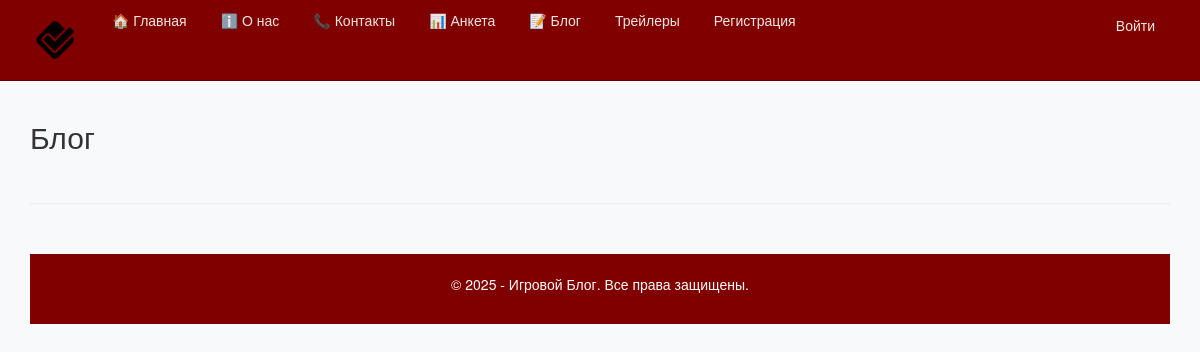
The page /blog/ on the database as committed earlier.
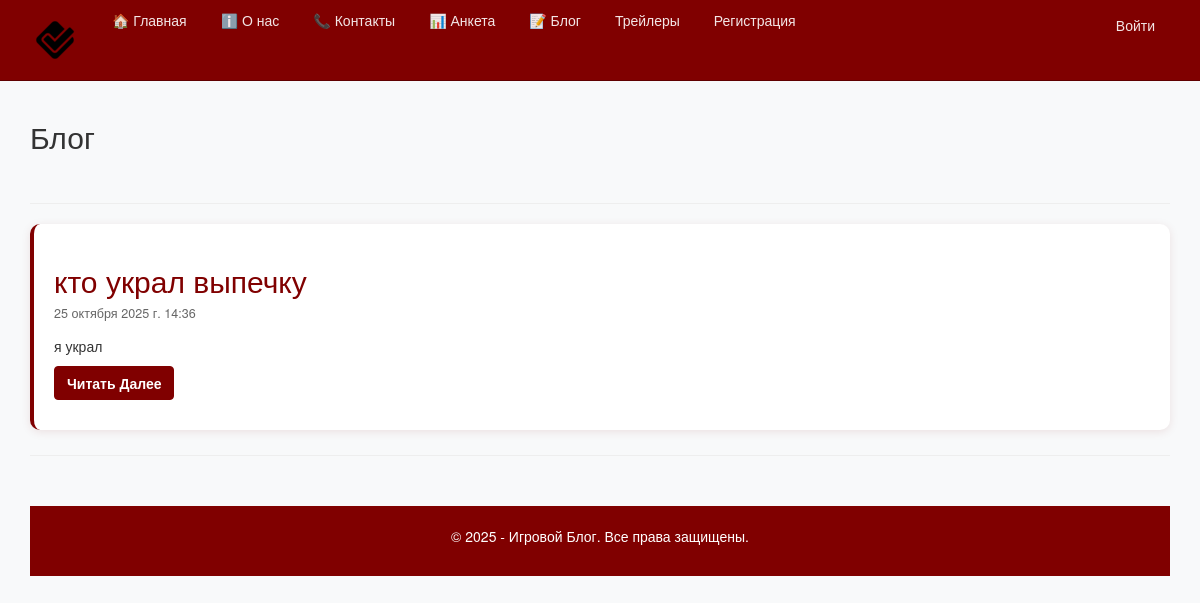
The same page on the database as committed later.
### app/models.py (models this page shows, shortened)
class Blog(models.Model):
    title = models.CharField(max_length= 100, unique_for_date="posted", verbose_name="Заголовок")
    description = models.TextField(verbose_name="Краткое содержание")
    content = models.TextField(verbose_name="Полное содержание")
    posted = models.DateTimeField(default=datetime.now(), db_index=True, verbose_name="Опубликована")
    image = models.FileField(default='temp.jpg', verbose_name= "Путь к картинке")
    class Meta:
        db_table = "Posts" #Имя таблицы для модели
        ordering = ["-posted"]#порядок сортировки данных в модели
        verbose_name = "статья блога"
        verbose_name_plural = "статьи блога"

### app/views.py (the view)
# urls.py: path('blog/', views.blog, name='blog'),
def blog (request):
    posts = Blog.objects.all()
    assert isinstance(request, HttpRequest)
    return render(
        request,
        'app/blog.html',
        {
            'title':'Блог',
            'posts': posts,
            'year': datetime.now().year,
        }
    )

### app/templates/app/blog.html
{% extends "app/layout.html" %}
{% block content %}
<h2>{{title}}</h2>
<br>
{%for post in posts%}
<hr>
<div class="blog-post fade-in">
    <h2>{{post.title}}</h2>
    <h4>{{post.posted}} </h4>
    <p>{{post.description}}</p>
    <p> <a href="{% url 'blogpost' parametr=post.id %}" class="btn btn-primary"> Читать Далее </a> </p>
</div>
{%endfor%}
{%endblock%}

Rows that differ between the two databases and show on the page:
added Blog: title "кто украл выпечку", posted "25 октября 2025 г. 14:36", description "я украл"
